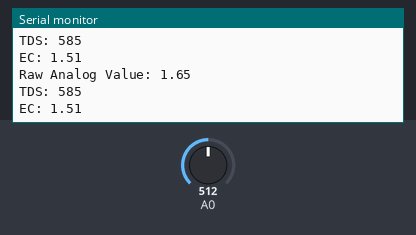
Recording of a sketch running on a simulated ESP8266 (NodeMCU). Shown: the last lines printed to the serial monitor. The test bench sets the inputs (shaded band); at power-on: A0 = 512. WiFi joins after 1.5 s; servers stay silent unless stated.

Above: at 3.0 s.
3.1 s: A0 set to 716
At 4.3 s:
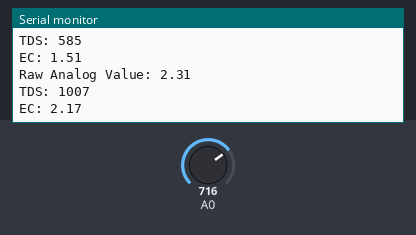
4.6 s: A0 set to 900
At 5.6 s:
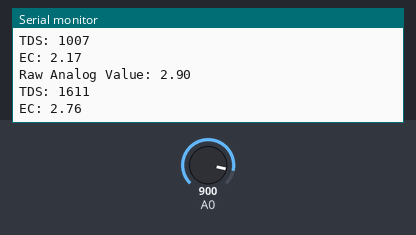
Timing chart, 0 to 7.6 s (numbered marks = the images above; inputs shaded):
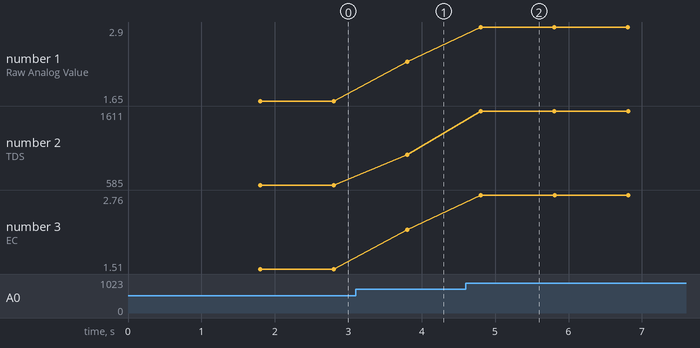

Measured:
- after the input at 3.1 s, the serial monitor: prints a new line after 0.71 s (image 1)
- after the input at 4.6 s, the serial monitor: prints a new line after 0.21 s (image 2)
- plotted number 1: 1.65 → 2.31 after the input at 3.1 s, 2.31 → 2.9 after the input at 4.6 s
- plotted number 2: 585 → 1007 after the input at 3.1 s, 1007 → 1611 after the input at 4.6 s
- plotted number 3: 1.51 → 2.17 after the input at 3.1 s, 2.17 → 2.76 after the input at 4.6 s

The sketch:

ality-Monitoring-Using-TDS-Sensor-and-ESP8266-with-Blynk-IoT.ino
```cpp
#define BLYNK_TEMPLATE_ID "TMPL3IBzVEG9V"
#define BLYNK_TEMPLATE_NAME "Water Quality Monitoring"
#define BLYNK_AUTH_TOKEN "KJRzl2jRdsfcIPL5XD1aHMAhY5RjbRjyhgfBiWO-"

// Comment this out to disable prints and save space
#define BLYNK_PRINT Serial
#include <BlynkSimpleEsp8266.h>
#include <ESP8266WiFi.h>

#include <WiFiClient.h>

// Your WiFi credentials.
// Set password to "" for open networks.
char ssid[] = "WiFi Username";
char pass[] = "WiFi Password";

char auth[] = BLYNK_AUTH_TOKEN;

namespace pin {
    const byte tds_sensor = A0;
}

namespace device {
    float aref = 3.3; // Vref, this is for 3.3v compatible controller boards, for Arduino use 5.0v.
}

namespace sensor {
    float ec = 0;
    unsigned int tds = 0;
    float ecCalibration = 1;
}

void setup() {
    Serial.begin(115200); // Debugging on hardware Serial 0
    Blynk.begin(auth, ssid, pass);
}

void loop() {
    Blynk.run();
    readTdsQuick();
    delay(1000);
}

void readTdsQuick() {
    // Read the raw analog value and convert to voltage
    float rawEc = analogRead(pin::tds_sensor) * device::aref / 1024.0;

    // Debugging: Print the raw analog value
    Serial.print(F("Raw Analog Value: "));
    Serial.println(rawEc);

    // Adjust this offset based on the sensor's dry reading (without immersion)
    float offset = 0.14; // Set this to the observed raw analog value in air

    // Apply calibration and offset compensation
    sensor::ec = (rawEc * sensor::ecCalibration) - offset;

    // If the EC is below zero after adjustment, set it to zero
    if (sensor::ec < 0) sensor::ec = 0;

    // Convert voltage value to TDS value using a cubic equation
    sensor::tds = (133.42 * pow(sensor::ec, 3) - 255.86 * sensor::ec * sensor::ec + 857.39 * sensor::ec) * 0.5;

    // Debugging: Print the TDS and EC values
    Serial.print(F("TDS: "));
    Serial.println(sensor::tds);
    Serial.print(F("EC: "));
    Serial.println(sensor::ec, 2);

    // Send data to Blynk virtual pins
    Blynk.virtualWrite(V0, sensor::tds);
    Blynk.virtualWrite(V1, sensor::ec);
}
```
